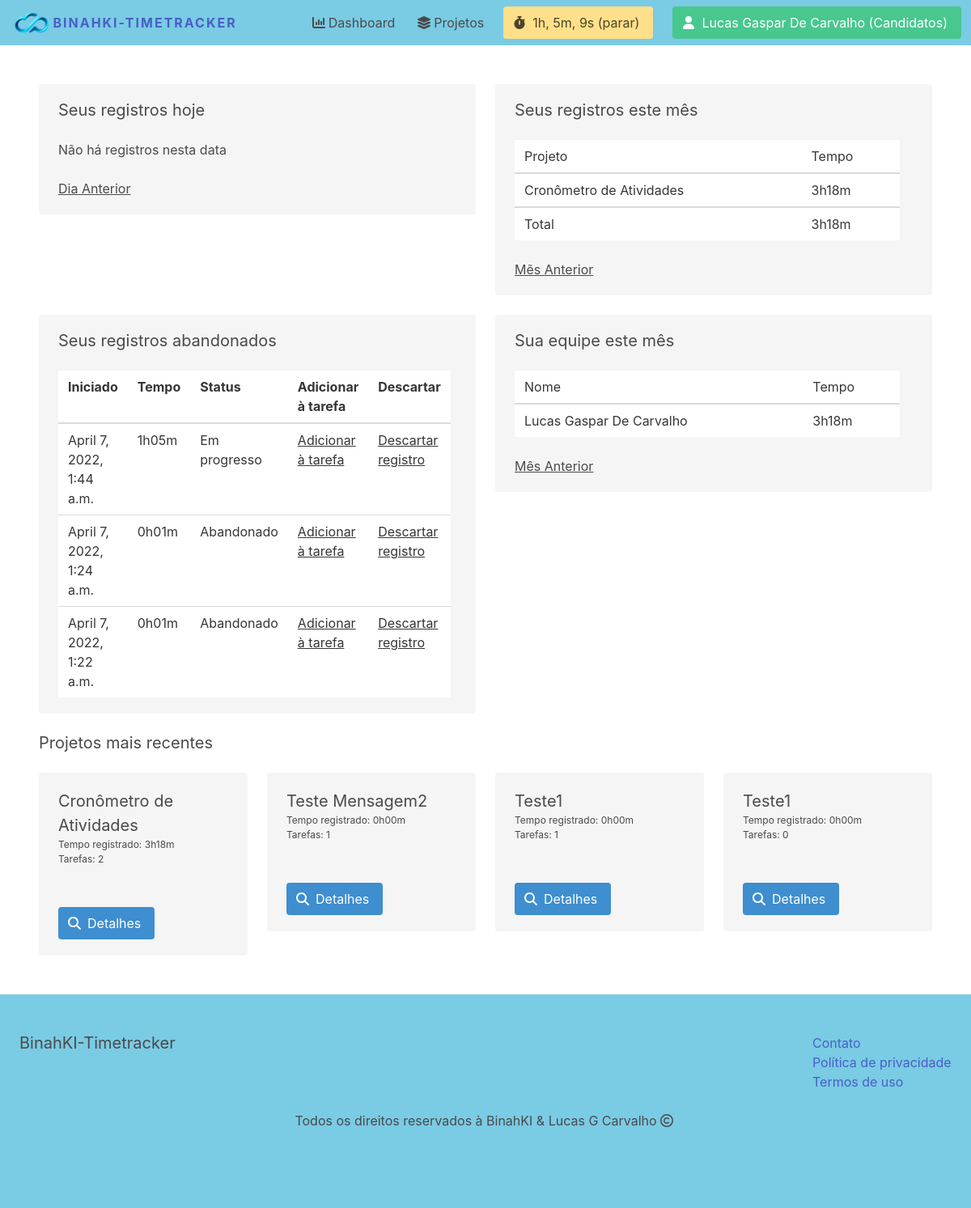
Screenshot of /dashboard/ (signed in) with the database file from the repository.
### apps/equipe/models.py (models this page shows, shortened)
class Equipe(models.Model):
    ACTIVE = 'active'
    DELETED = 'deleted'
    CHOICES_STATUS = (
        (ACTIVE, 'Ativa'),
        (DELETED, 'Deletada')
    )
    nome = models.CharField(max_length=255)
    membros = models.ManyToManyField(User, related_name='equipes')
    criado_por = models.ForeignKey(User, related_name='equipes_criadas', on_delete=models.CASCADE)
    criado_em = models.DateTimeField(auto_now_add=True)
    status = models.CharField(max_length=10, choices=CHOICES_STATUS, default=ACTIVE)
    class Meta:
        ordering = ['nome']

### apps/projeto/models.py (models this page shows, shortened)
class Projeto(models.Model):
    equipe = models.ForeignKey(Equipe, related_name='projetos', on_delete=models.CASCADE)
    nome = models.CharField(max_length=255)
    criado_por = models.ForeignKey(User, related_name='projetos' , on_delete=models.CASCADE)
    criado_em = models.DateField(auto_now_add=True)
    class Meta:
        ordering = ['nome']
    def tempo_registrado(self):
        return sum(registro.minutos for registro in self.registros.all())
    def num_tarefas_pendentes(self):
        return self.tarefas.filter(status=Tarefa.TODO).count()

class Registro(models.Model):
    equipe = models.ForeignKey(Equipe, related_name='registros', on_delete=models.CASCADE)
    projeto = models.ForeignKey(Projeto, related_name='registros', on_delete=models.CASCADE, blank=True, null=True)
    tarefa = models.ForeignKey(Tarefa, related_name='registros', on_delete=models.CASCADE, blank=True, null=True)
    minutos = models.IntegerField(default=0)
    eh_registrado = models.BooleanField(default=False)
    criado_por = models.ForeignKey(User, related_name='registros', on_delete=models.CASCADE)
    criado_em = models.DateTimeField()
    class Meta:
        ordering = ['-criado_em']

### apps/dashboard/views.py (the view)
# urls.py: path('dashboard/', include('apps.dashboard.urls')),
@login_required
def dashboard(request):
    if not request.user.userprofile.active_team_id:
        return redirect('meu-perfil')
    equipe = get_object_or_404(Equipe, pk=request.user.userprofile.active_team_id, status=Equipe.ACTIVE)
    todos_projetos = equipe.projetos.all()
    membros = equipe.membros.all()
    num_days = int(request.GET.get('num_days', 0))
    data_usuario = datetime.now() - timedelta(days=num_days)
    registros_data = Registro.objects.filter(equipe=equipe, criado_por=request.user, criado_em__date=data_usuario, eh_registrado=True)
    num_meses_usuario = int(request.GET.get('num_meses_usuario', 0))
    mes_usuario = datetime.now() - relativedelta(months=num_meses_usuario)
    for projeto in todos_projetos:
        projeto.registros_de_usuario_e_projeto_e_mes = get_registros_de_usuario_e_projeto_e_mes(equipe, projeto, request.user, mes_usuario)
    num_meses_equipe = int(request.GET.get('num_meses_equipe', 0))
    mes_equipe = datetime.now() - relativedelta(months=num_meses_equipe)
    for membro in membros:
        membro.registros_de_usuario_e_equipe_e_mes = get_registros_de_usuario_e_equipe_e_mes(equipe, membro, mes_equipe)
    registros_abandonados = Registro.objects.filter(
        equipe=equipe,
        criado_por=request.user,
        eh_registrado=False
    ).order_by('-criado_em')
    for registro_abandonado in registros_abandonados:
        registro_abandonado.minutes_since = int((datetime.now(timezone.utc) - registro_abandonado.criado_em).total_seconds() / 60)
    context = {
        'equipe': equipe,
        'todos_projetos': todos_projetos,
        'registros_data': registros_data,
        'registros_abandonados': registros_abandonados,
        'data_usuario': data_usuario,
        'num_days': num_days,
        'membros': membros,
        'num_meses_usuario': num_meses_usuario,
        'mes_usuario': mes_usuario,
        'registros_de_usuario_e_mes': get_registros_de_usuario_e_mes(equipe, request.user, mes_usuario),
        'registros_de_usuario_e_data': get_registros_de_usuario_e_data(equipe, request.user, data_usuario),
        'registros_de_equipe_e_mes': get_registros_de_equipe_e_mes(equipe, mes_equipe),
        'num_meses_equipe': num_meses_equipe,
        'mes_equipe': mes_equipe,
        'projetos': todos_projetos[0:4]
    }
    return render(request, 'dashboard/dashboard.html', context)

### apps/dashboard/templates/dashboard/dashboard.html (shortened to what this page needs)
{% extends 'core/base.html' %}
{% load dashboardextras %}
{% block content %}
<div class="columns is-multiline">
    <div class="column is-6">
        <div class="notification">
            <h2 class="subtitle">Seus registros {% if num_days is 0 %}hoje{% else %}em {{ data_usuario|date:"d-m-Y" }}{% endif %}</h2>
            {% if registros_data %}
                <table class="table is-fullwidth" style="text-align: left;">
                    <thead>
                        <tr>
                            <td>Tarefa</td>
                            <td>Projeto</td>
                            <td>Tempo</td>
                        </tr>
                    </thead>
                    <tbody>
                        {% for registro in registros_data %}
                            <tr>
                                <td>{{ registro.tarefa.nome }}</td>
                                <td>{{ registro.projeto.nome }}</td>
                                <td>{{ registro.minutos|formata_tempo }}</td>
                            </tr>
                        {% endfor %}
                    </tbody>
                    <tfoot>
                        <tr>
                            <td colspan="2">Total</td>
                            <td>{{ registros_de_usuario_e_data|formata_tempo }}</td>
                        </tr>
                    </tfoot>
                </table>
            {% else %}
                <p class="block">Não há registros nesta data</p>
            {% endif %}
            <a href="?num_days={{ num_days|add:'1' }}" class="mt-4">Dia Anterior</a>
        </div>
    </div>
    <div class="column is-6">
        <div class="notification">
            <h2 class="subtitle">Seus registros {% if num_meses_usuario is 0 %}este mês {% else %}em {{ mes_usuario|date:"m-Y" }}{% endif %}</h2>
            {% if registros_de_usuario_e_mes %}
            <table class="table is-fullwidth" style="text-align: left;">
                <thead>
                    <tr>
                        <td>Projeto</td>
                        <td>Tempo</td>
                    </tr>
                </thead>
                <tbody>
                    {% for projeto in todos_projetos %}
                        {% if projeto.registros_de_usuario_e_projeto_e_mes %}
                            <tr>
                                <td>{{ projeto.nome }}</td>
                                <td>{{ projeto.registros_de_usuario_e_projeto_e_mes|formata_tempo }}</td>
                            </tr>
                        {% endif %}
                    {% endfor %}
                </tbody>
                <tfoot>
                    <tr>
                        <td>Total</td>
                        <td>{{ registros_de_usuario_e_mes|formata_tempo }}</td>
                    </tr>
                </tfoot>
            </table>
        {% else %}
            <p class="block">Não há registros neste mês</p>
        {% endif %}
        <a href="?num_meses_usuario={{ num_meses_usuario|add:'1' }}" class="mt-4">Mẽs Anterior</a>
        </div>
    </div>
    <div class="column is-6">
        <div class="notification">
            <h2 class="subtitle">Seus registros abandonados</h2>
            <table class="table is-fullwidth" style="text-align: left;">
                <thead>
                    <tr>
                        <th>Iniciado</th>
                        <th>Tempo</th>
                        <th>Status</th>
                        <th>Adicionar à tarefa</th>
                        <th>Descartar</th>
                    </tr>
                </thead>
                <tbody>
                    {% for registro in registros_abandonados %}
                        <tr>
                            <td>{{ registro.criado_em }}</td>
                            <td>
                                {% if registro.minutos == 0 %}
                                    {{ registro.minutes_since|formata_tempo }}
                                {% else %}
                                    {{ registro.minutos|formata_tempo }}
                                {% endif %}
                            </td>
                            <td>{% if registro.minutos == 0 %}Em progresso{% else %}Abandonado{% endif %}</td>
                            <td><a href="{% url 'projeto:adiciona_registro' registro.id %}">Adicionar à tarefa</a></td>
                            <td><a href="{% url 'projeto:exclui_registro_abandonado' registro.id %}">Descartar registro</a></td>
                        </tr>
                    {% endfor %}
                </tbody>
            </table>
        </div>
    </div>
    {% if request.user == equipe.criado_por %}
        <div class="column is-6">
            <div class="notification">
                <h2 class="subtitle">Sua equipe {% if num_meses_equipe is 0 %}este mês{% else %}{{ mes_equipe|date:"m-Y" }}{% endif %}</h2>
                {% if registros_de_equipe_e_mes > 0 %}
                    <table class="table is-fullwidth" style="text-align: left;">
                        <thead>
                            <tr>
                                <td>Nome</td>
                                <td>Tempo</td>
                            </tr>
                        </thead>
                        <tbody>
                            {% for membro in membros %}
                                <tr>
                                    <td>{% firstof membro.get_full_name member.username %}</td>
                                    <td>{{ membro.registros_de_usuario_e_equipe_e_mes|formata_tempo }} </td>
                                </tr>
                            {% endfor %}
                        </tbody>
                    </table>
                {% else %}
                    <p class="block">Não há registros em sua equipe neste mês</p>
                {% endif %}
                <a href="?num_meses_equipe={{ num_meses_equipe|add:'1' }}" class="mt-4">Mês Anterior</a>
            </div>
        </div>
    {% endif %}
</div>
<div class="columns is-multiline">
    <div class="column is-12">
        <h2 class="subtitle">Projetos mais recentes</h2>
    </div>
    {% for projeto in projetos %}
        <div class="column is-3">
            <div class="notification">
                <h2 class="is-size-5">{{ projeto.nome }}</h2>
                <p class="is-size-7">Tempo registrado: {{ projeto.tempo_registrado|formata_tempo }}</p>
                <p class="is-size-7">Tarefas: {{ projeto.num_tarefas_pendentes }}</p>
                <hr>
                <a href="{% url 'projeto:projeto' projeto.id %}" class="button is-info">
                    <span class="icon"><i class="fa-solid fa-magnifying-glass"></i></span>
                    <span>Detalhes</span>
                </a>
            </div>
        </div>
    {% empty %}
        <div class="column is-3">
            <div class="notification">
                <p>Não há projetos criados</p>
            </div>
        </div>
    {% endfor %}
</div>
{% endblock %}

### apps/core/templates/core/base.html (shortened to what this page needs)
<!DOCTYPE html>
<html lang="en">
<head>
    <link rel="stylesheet" type="text/css" href="https://cdn.jsdelivr.net/npm/bulma@0.9.1/css/bulma.min.css">
    <link rel="stylesheet" href="../../../../static/assets/style.css">
</head>
<body>
    <div id="navbar-app">
        <nav class="navbar is-bluebg">
            <div class="navbar-brand">
                <a href="{% url 'frontpage' %}" class="navbar-item show">
                    <img src="../../../../static/images/logo.png" alt="logo">
                    <strong>BinahKI-Timetracker</strong>
                </a>
            </div>
            <div class="navbar-menu">
                <div class="navbar-end">
                    {% if request.user.is_authenticated %}
                        <a href="{%url 'dashboard' %}" class="navbar-item">
                            <span class="icon"><i class="fa-solid fa-chart-column"></i></span>
                            <span>Dashboard</span>
                        </a>
                        <a href="{% url 'projeto:projetos' %}" class="navbar-item">
                            <span class="icon"><i class="fa-solid fa-layer-group"></i></span>
                            <span>Projetos</span>
                        </a>
                        <div class="navbar-item" v-else>
                            <div class="buttons">
                                <a class="button is-warning" @click="stopTimer()">
                                    <span class="icon"><i class="fas fa-stopwatch"></i></span>
                                    <span>[[ readableSeconds ]] (parar)</span>
                                </a>
                            </div>
                        </div>
                    {% endif %}
                    <div class="navbar-item">
                        <div class="buttons">
                            {% if request.user.is_authenticated %}
                                <a href="{% url 'meu_perfil' %}" class="button is-success">
                                    <span class="icon"><i class="fas fa-user"></i></span>
                                    <span>{% firstof request.user.get_full_name request.user.username %}{% if equipe_ativa %} ({{ equipe_ativa.nome }}){% endif %}</span>
                                </a>
                            {% endif %}
                        </div>
                    </div>
                </div>
            </div>
        </nav>
    </div>
    <section class="section">
        {% block content %}
        {% endblock %}
    </section>
    <footer class="footer is-bluebg">
        <div class="columns is-multiline">
            <div class="column is-4">
                <h2 class="subtitle">BinahKI-Timetracker</h2>
            </div>
            <div class="column is-offset-6 is-2">
                <ul>
                    <li><a href="#">Contato</a></li>
                    <li><a href="{% url 'privacidade' %}">Política de privacidade</a></li>
                    <li><a href="{% url 'termos' %}">Termos de uso</a></li>
                </ul>
            </div>
            <div class="column is-12 has-text-centered">
                <p class="is-flex is-justify-content-center">
                    <span>Todos os direitos reservados à BinahKI & Lucas G Carvalho</span>
                    <span class="icon"><i class="fa-regular fa-copyright"></i></span>
                </p>
            </div>
        </div>
    </footer>
</body>
</html>

### rows the page displays
Equipe: nome "Candidatos"
Projeto: nome "Cronômetro de Atividades", registros_de_usuario_e_projeto_e_mes "3h18m", tempo_registrado "3h18m", num_tarefas_pendentes "2"
Registro: criado_em "April 7, 2022, 1:44 a.m.", minutes_since "1h05m", minutos "Em progresso"
Registro: criado_em "April 7, 2022, 1:24 a.m.", minutos "0h01m", shows "Abandonado"
Registro: criado_em "April 7, 2022, 1:22 a.m.", minutos "0h01m", shows "Abandonado"
Projeto: nome "Teste Mensagem2", tempo_registrado "0h00m", num_tarefas_pendentes "1"
Projeto: nome "Teste1", tempo_registrado "0h00m", num_tarefas_pendentes "1"
Projeto: nome "Teste1", tempo_registrado "0h00m", num_tarefas_pendentes "0"

### other values shown
{{ registros_de_usuario_e_mes|formata_tempo }} "3h18m"
{{ membro.registros_de_usuario_e_equipe_e_mes|formata_tempo }} "3h18m"
